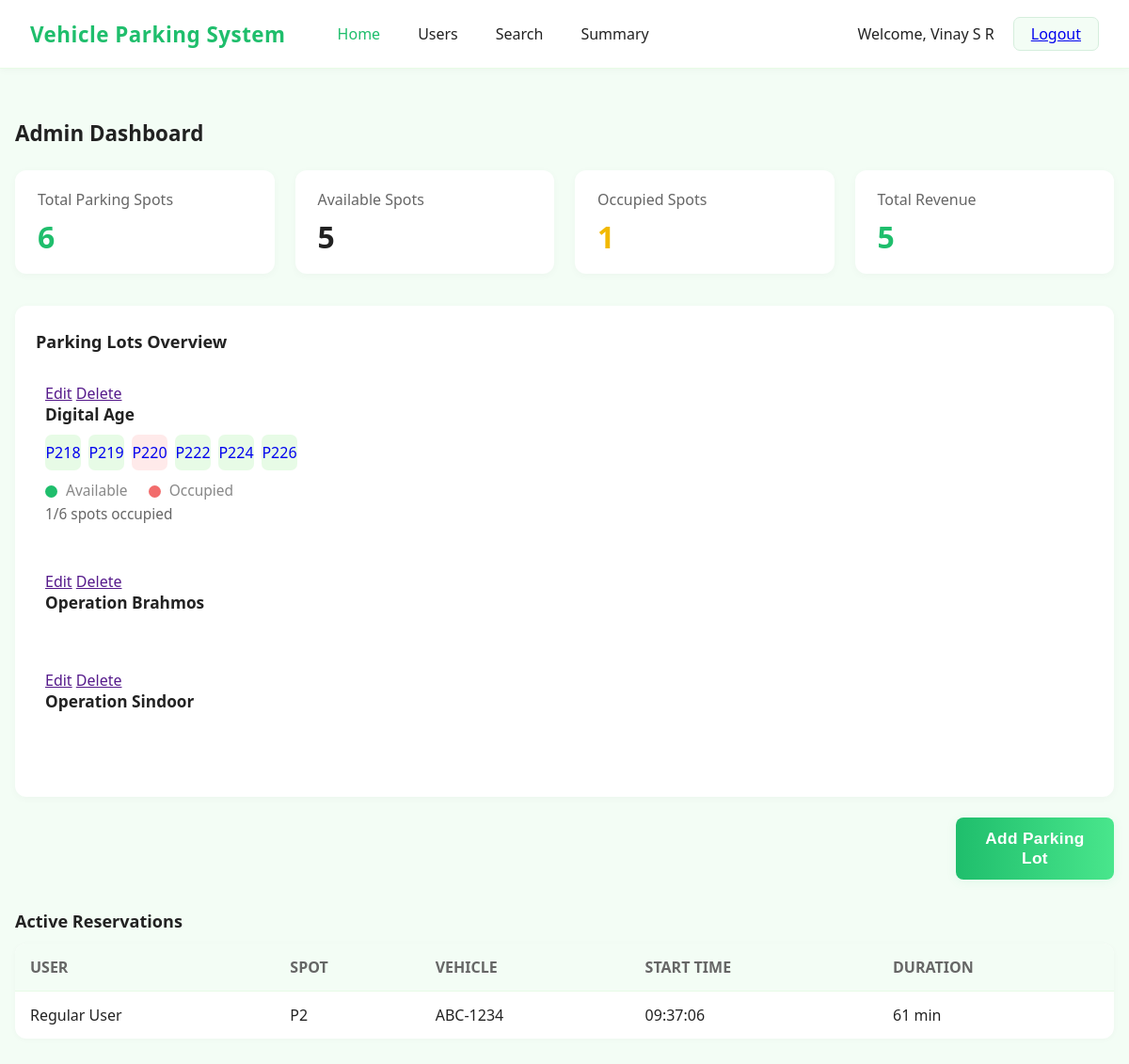
The app's page /admin/dashboard (signed in) with its own data.
### models/models.py (models this page shows)
class User(db.Model,UserMixin):
    __tablename__ = 'user'
    id = db.Column(db.Integer, primary_key=True, autoincrement=True)
    email = db.Column(db.Text, unique=True, nullable=False)
    password = db.Column(db.Text, nullable=False)
    full_name = db.Column(db.Text, nullable=False)
    address = db.Column(db.Text, nullable=False)
    pincode = db.Column(db.Text, nullable=False)
    vehicle_number = db.Column(db.Text,nullable=True)
    is_admin=db.Column(db.Text,default="user")

class Parking_lot(db.Model):
    __tablename__='parking_lot'
    lot_id=db.Column(db.Integer,primary_key=True,autoincrement=True)
    owner_id = db.Column(db.Integer, db.ForeignKey('user.id', ondelete='CASCADE'))
    lot_name= db.Column(db.Text,nullable=False,unique=True)
    lot_address=db.Column(db.Text,nullable=False)
    lot_spot_count=db.Column(db.Integer,nullable=False)
    lot_price_per_hour=db.Column(db.Integer,nullable=False)
    owner = db.relationship('User', backref=db.backref('parking_lots', passive_deletes=True))
    spots = db.relationship('Parking_spot', backref='lot', cascade="all, delete", passive_deletes=True)

### controllers/controllers.py (the view)
@main.route("/admin/dashboard", methods=["GET"])
@login_required
def admin_dashboard():
    if current_user.is_admin == "Yes":
        parking_lot_list=[lot.lot_name for lot in Parking_lot.query.with_entities(Parking_lot.lot_name).all()]
        print("Parking LOt List", parking_lot_list)
        if parking_lot_list:
            parking_data={}
            for lot_name in parking_lot_list:
                print ("Lot name",lot_name)
                lot_id=Parking_lot.query.filter(Parking_lot.lot_name==lot_name).first().lot_id
                lot_price_per_hour=Parking_lot.query.filter(Parking_lot.lot_name==lot_name).first().lot_price_per_hour
                count = Parking_spot.query.filter(Parking_spot.lot_id == lot_id).count()
                if count>0:
                    occupied_spots = [spot.id for spot in Parking_spot.query.filter_by(lot_id=lot_id, is_available="No").all()]
                    spot_ids = [spot.id for spot in Parking_spot.query.filter(Parking_spot.lot_id == lot_id).all()]
                    occupied_count = Parking_spot.query.filter_by(lot_id=lot_id, is_available="No").count()
                    total_count= int(Parking_spot.query.filter_by(lot_id=lot_id).count())
                    parking_data[lot_name]={
                                                "occupied_spots": occupied_spots,
                                                "occupied_count": occupied_count,
                                                "total_count":total_count,
                                                "lot_price_per_hour":lot_price_per_hour,
                                                "spot_ids":spot_ids
                                            }
                else:
                    parking_data[lot_name]={}
            summary = {
                                "total_parking_spots": 0,
                                "available_spots": 0,
                                "occupied_spots": 0,
                                "total_revenue": 0
                            }
            for lot in parking_data:
                if parking_data[lot]:
                    total = parking_data[lot]["total_count"]
                    occupied = parking_data[lot]["occupied_count"]
                    rate = parking_data[lot]["lot_price_per_hour"]
                    summary["total_parking_spots"] += total
                    summary["occupied_spots"] += occupied
                    summary["available_spots"] += total - occupied
                    summary["total_revenue"] += occupied * rate
            return render_template("dashboard_admin.html", name=current_user.full_name,parking_data=parking_data,summary=summary)
        else:
            return render_template("dashboard_admin.html",name=current_user.full_name,parking_data="")
    else:
        return redirect(url_for("main.login"))

### app.py (called while the page is built)
def create_app():
    app = Flask(__name__, template_folder="templates")
    if os.getenv('ENV', 'development') != "production":
        print("Starting Local Development")
        app.config.from_object(LocalDevelopmentConfig)
    else:
        raise Exception("Currently no production config is setup")
    app.register_blueprint(main)
    db.init_app(app)
    login_manager = LoginManager()
    login_manager.login_view = "main.login"
    login_manager.init_app(app)
    @login_manager.user_loader
    def load_user(user_id):
        return User.query.get(int(user_id))
    return app

### templates/dashboard_admin.html (shortened to what this page needs)
<!DOCTYPE html>
<html lang="en">
<head>
  <link rel="stylesheet" href="../static/css/dashboard_admin_style.css">
</head>
<body>
  <nav class="navbar">
    <div class="navbar-left">
      <span class="brand">Vehicle Parking System</span>
      <a href="#" class="nav-link active">Home</a>
      <a href="{{ url_for('main.users') }}" class="nav-link">Users</a>
      <a href="#" class="nav-link">Search</a>
      <a href="#" class="nav-link">Summary</a>
    </div>
    <div class="navbar-right">
      <span class="welcome">Welcome, {{name}}</span>
      <a href="{{ url_for('main.logout') }}" class="logout-btn">Logout</a>
    </div>
  </nav>
  <main class="main-content">
    <h2 class="dashboard-title">Admin Dashboard</h2>
    <div class="summary-cards">
      <div class="summary-card">
        <div class="summary-label">Total Parking Spots</div>
        <div class="summary-value green">{{ summary["total_parking_spots"] }}</div>
      </div>
      <div class="summary-card">
        <div class="summary-label">Available Spots</div>
        <div class="summary-value">{{  summary["available_spots"] }}</div>
      </div>
      <div class="summary-card">
        <div class="summary-label">Occupied Spots</div>
        <div class="summary-value orange">{{ summary["occupied_spots"] }}</div>
      </div>
      <div class="summary-card">
        <div class="summary-label">Total Revenue</div>
        <div class="summary-value green">{{ summary["total_revenue"] }}</div>
      </div>
    </div>
    <div class="lots-row">
      <div class="lots-overview">
        <div class="lots-title">Parking Lots Overview</div>
        <div class="lots-flex">
          <div class="lot">
        {% if parking_data %}
          {% for lot in parking_data %}
            <div class="lot-container">
                  <a href="">Edit</a>
                  <a href="">Delete</a>
                  <div class="lot-title">{{ lot }}</div>
                  {% if parking_data[lot] %}
                    <div class="lot-spots">
                      {% for x in parking_data[lot]['spot_ids'] %}
                        {% if x in parking_data[lot]["occupied_spots"] %}
                          <div class="spot red"><a href="/{{ lot }}/{{ x }}" style="text-decoration: none;">P{{ x }}</a></div>
                        {% else %}
                          <div class="spot green"><a href="/{{ lot }}/{{ x }}" style="text-decoration: none;">P{{ x }}</a></div>
                        {% endif %}
                      {% endfor %}
                    </div>
                    <div class="lot-legend">
                      <span class="legend-dot green"></span> Available
                      <span class="legend-dot red" style="margin-left:18px;"></span> Occupied
                    </div>
                    <div class="lot-status">
                      {{ parking_data[lot]["occupied_count"] }}/{{ parking_data[lot]["total_count"] }} spots occupied
                    </div>
                  {% endif %}
            </div>
          {% endfor %}
        {% else %}
          <div> <p> No parking data found</p></div>
        {% endif %}
        </div>
      </div>
    </div>
    <br>
    <div>
      <button class="add_parking_lot_btn" onclick="window.location.href='{{url_for('main.addnewlot')}}'">Add Parking Lot</button>
    </div>
    <div class="reservations-row">
      <div class="reservations-title">Active Reservations</div>
      <table class="reservations-table">
        <thead>
          <tr>
            <th>USER</th>
            <th>SPOT</th>
            <th>VEHICLE</th>
            <th>START TIME</th>
            <th>DURATION</th>
          </tr>
        </thead>
        <tbody>
          <tr>
            <td>Regular User</td>
            <td>P2</td>
            <td>ABC-1234</td>
            <td>09:37:06</td>
            <td>61 min</td>
          </tr>
        </tbody>
      </table>
    </div>
  </main>
</body>
</html>

### static/css/dashboard_admin_style.css (style rules this page uses)
body { background: #f3fdf5; margin: 0; font-family: 'Segoe UI', Arial, sans-serif; color: #222; }
.navbar { display: flex; align-items: center; justify-content: space-between; background: #fff; padding: 18px 32px; border-bottom: 1px solid #e7fbe6; box-shadow: 0 2px 8px rgba(0,0,0,0.03); }
.navbar-left { display: flex; align-items: center; gap: 26px; }
.brand { color: #1fbe6c; font-size: 1.4rem; font-weight: 700; margin-right: 22px; letter-spacing: 0.5px; }
.nav-link { color: #222; text-decoration: none; font-weight: 500; padding: 0 7px; transition: color 0.2s; }
.nav-link.active, .nav-link:hover { color: #1fbe6c; }
.navbar-right { display: flex; align-items: center; gap: 20px; }
.welcome { color: #222; font-size: 1rem; font-weight: 500; }
.logout-btn { background: #f3fdf5; border: 1px solid #d5eedd; border-radius: 7px; padding: 6px 18px; font-size: 1rem; font-weight: 500; cursor: pointer; transition: background 0.2s, border 0.2s; }
.main-content { max-width: 1200px; margin: 0 auto; padding: 34px 16px 40px 16px; }
.dashboard-title { font-size: 1.4rem; font-weight: 700; margin-bottom: 24px; }
.summary-cards { display: flex; gap: 22px; margin-bottom: 34px; flex-wrap: wrap; }
.summary-card { background: #fff; border-radius: 12px; box-shadow: 0 2px 8px rgba(0,0,0,0.03); padding: 20px 40px 18px 24px; min-width: 200px; flex: 1 1 180px; display: flex; flex-direction: column; align-items: flex-start; }
.summary-label { font-size: 1rem; color: #666; margin-bottom: 7px; }
.summary-value { font-size: 2rem; font-weight: 700; color: #222; }
.summary-value.green { color: #1fbe6c; }
.summary-value.orange { color: #f2b900; }
.lots-row { margin-bottom: 34px; }
.lots-overview { background: #fff; border-radius: 12px; box-shadow: 0 2px 8px rgba(0,0,0,0.03); padding: 26px 22px 22px 22px; }
.lots-title { font-size: 1.13rem; font-weight: 600; margin-bottom: 22px; }
.lots-flex { display: flex; gap: 36px; flex-wrap: wrap; }
.lot { flex: 1 1 340px; min-width: 260px; margin-bottom: 18px; }
.lot-title { font-size: 1.08rem; font-weight: 600; margin-bottom: 10px; }
.lot-spots { display: flex; flex-wrap: wrap; gap: 8px; margin-bottom: 10px; }
.spot { width: 38px; height: 38px; display: flex; align-items: center; justify-content: center; border-radius: 7px; font-size: 1rem; font-weight: 500; background: #e7fbe6; color: #1fbe6c; transition: background 0.2s, color 0.2s; }
.spot.red { background: #ffeaea; color: #f26c6c; }
.spot.green { background: #e7fbe6; color: #1fbe6c; }
.lot-legend { font-size: 0.97rem; color: #888; margin-bottom: 4px; margin-top: 6px; }
.legend-dot { display: inline-block; width: 13px; height: 13px; border-radius: 50%; vertical-align: middle; margin-right: 5px; }
.legend-dot.green { background: #1fbe6c; }
.legend-dot.red { background: #f26c6c; }
.lot-status { font-size: 0.96rem; color: #666; margin-top: 4px; }
.reservations-row { margin-top: 32px; }
.reservations-title { font-size: 1.13rem; font-weight: 600; margin-bottom: 12px; }
.reservations-table { width: 100%; border-collapse: collapse; background: #fff; border-radius: 12px; overflow: hidden; box-shadow: 0 1px 6px rgba(0,0,0,0.03); }
.reservations-table th, .reservations-table td { padding: 14px 16px; text-align: left; font-size: 1rem; }
.reservations-table th { background: #f3fdf5; color: #666; font-weight: 700; border-bottom: 1px solid #e7fbe6; }
.reservations-table tr { border-bottom: 1px solid #f1f1f1; }
.reservations-table tr:last-child { border-bottom: none; }
.reservations-table td { color: #222; }
.add_parking_lot_btn { background: linear-gradient(90deg, #1fbe6c 0%, #49e68c 100%); color: #fff; font-weight: 600; font-size: 1.08rem; padding: 12px 28px; border: none; border-radius: 8px; box-shadow: 0 2px 12px rgba(31,190,108,0.08); cursor: pointer; transition: background 0.18s, box-shadow 0.18s, transform 0.12s; letter-spacing: 0.02em; outline: none; margin-left:1000px; display: inline-block; }
.lot-container { display: block; width: 100%; margin-bottom: 30px; padding: 10px; border-radius: 6px; }

### records on screen
User: full_name "Vinay S R"
Parking_lot: lot_name "Digital Age", x "218" "219" "222" "224" "226", x "220", lot_name "1", lot_name "6"
Parking_lot: lot_name "Operation Brahmos"
Parking_lot: lot_name "Operation Sindoor"

### other values on screen
{{ summary["total_parking_spots"] }} "6"
{{ summary["available_spots"] }} "5"
{{ summary["occupied_spots"] }} "1"
{{ summary["total_revenue"] }} "5"
